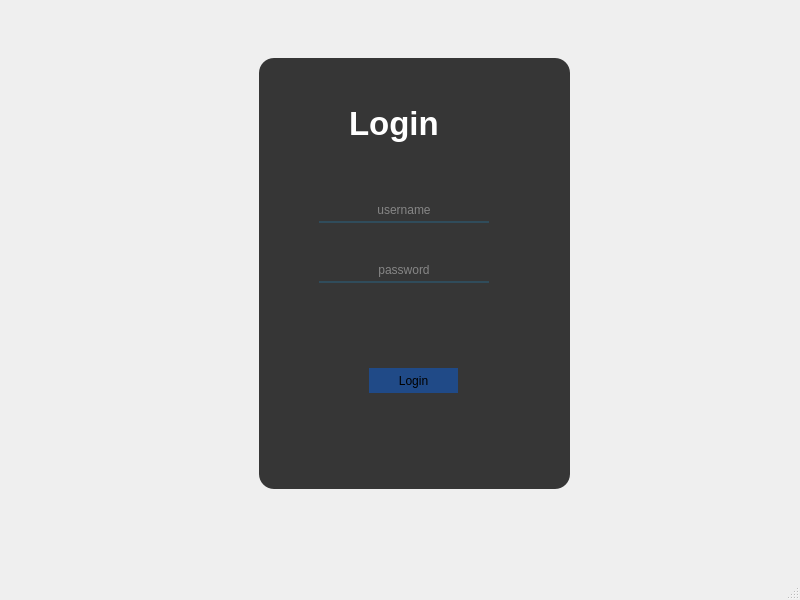
<?xml version="1.0" encoding="UTF-8"?>
<ui version="4.0">
 <class>MainWindow</class>
 <widget class="QMainWindow" name="MainWindow">
  <property name="geometry">
   <rect>
    <x>0</x>
    <y>0</y>
    <width>800</width>
    <height>600</height>
   </rect>
  </property>
  <property name="windowTitle">
   <string>MainWindow</string>
  </property>
  <widget class="QWidget" name="centralwidget">
   <widget class="QWidget" name="widget" native="true">
    <property name="geometry">
     <rect>
      <x>-1</x>
      <y>9</y>
      <width>631</width>
      <height>541</height>
     </rect>
    </property>
    <widget class="QWidget" name="LogIn" native="true">
     <property name="geometry">
      <rect>
       <x>260</x>
       <y>49</y>
       <width>311</width>
       <height>431</height>
      </rect>
     </property>
     <property name="styleSheet">
      <string notr="true">*{ 
	border : none;
}
#LogIn{
	background-color:rgb(54,54,54);
	border-radius:15px;
}
#password, #username{background-color:rgba(0,0,0,0);
   border-bottom:2px solid rgba(46,82,101,200);
   color:rgb(214,214,214);
}</string>
     </property>
     <widget class="QLabel" name="log_in">
      <property name="geometry">
       <rect>
        <x>90</x>
        <y>40</y>
        <width>111</width>
        <height>51</height>
       </rect>
      </property>
      <property name="font">
       <font>
        <pointsize>25</pointsize>
        <weight>75</weight>
        <bold>true</bold>
       </font>
      </property>
      <property name="styleSheet">
       <string notr="true">color:rgb(255, 255, 255);</string>
      </property>
      <property name="text">
       <string>Login</string>
      </property>
     </widget>
     <widget class="QLineEdit" name="username">
      <property name="geometry">
       <rect>
        <x>60</x>
        <y>140</y>
        <width>170</width>
        <height>25</height>
       </rect>
      </property>
      <property name="alignment">
       <set>Qt::AlignCenter</set>
      </property>
      <property name="placeholderText">
       <string>username</string>
      </property>
     </widget>
     <widget class="QLineEdit" name="password">
      <property name="geometry">
       <rect>
        <x>60</x>
        <y>200</y>
        <width>170</width>
        <height>25</height>
       </rect>
      </property>
      <property name="alignment">
       <set>Qt::AlignCenter</set>
      </property>
      <property name="placeholderText">
       <string>password</string>
      </property>
     </widget>
     <widget class="QPushButton" name="login_2">
      <property name="geometry">
       <rect>
        <x>110</x>
        <y>310</y>
        <width>89</width>
        <height>25</height>
       </rect>
      </property>
      <property name="styleSheet">
       <string notr="true">background-color: rgb(32, 74, 135);</string>
      </property>
      <property name="text">
       <string>Login</string>
      </property>
     </widget>
    </widget>
   </widget>
  </widget>
  <widget class="QMenuBar" name="menubar">
   <property name="geometry">
    <rect>
     <x>0</x>
     <y>0</y>
     <width>800</width>
     <height>22</height>
    </rect>
   </property>
  </widget>
  <widget class="QStatusBar" name="statusbar"/>
 </widget>
 <resources/>
 <connections/>
</ui>
